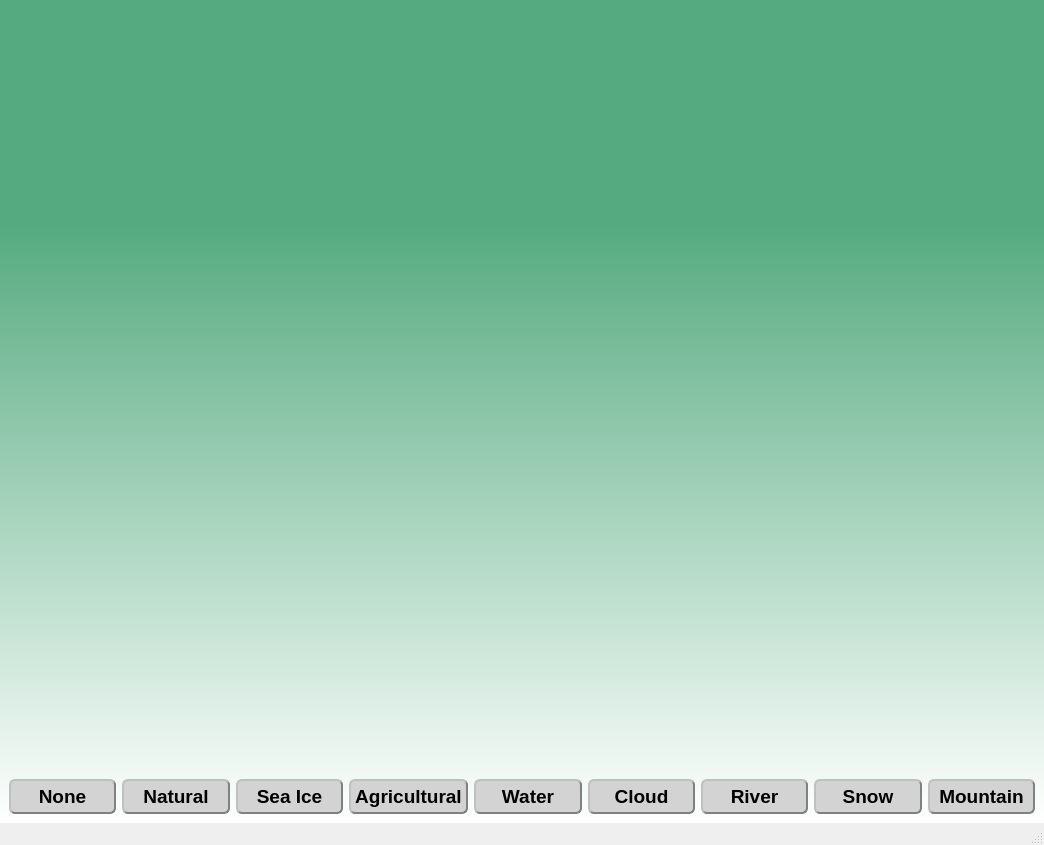
<?xml version="1.0" encoding="UTF-8"?>
<ui version="4.0">
 <class>MainWindow</class>
 <widget class="QMainWindow" name="MainWindow">
  <property name="geometry">
   <rect>
    <x>0</x>
    <y>0</y>
    <width>1044</width>
    <height>845</height>
   </rect>
  </property>
  <property name="palette">
   <palette>
    <active>
     <colorrole role="Text">
      <brush brushstyle="SolidPattern">
       <color alpha="255">
        <red>0</red>
        <green>0</green>
        <blue>0</blue>
       </color>
      </brush>
     </colorrole>
    </active>
    <inactive>
     <colorrole role="Text">
      <brush brushstyle="SolidPattern">
       <color alpha="255">
        <red>0</red>
        <green>0</green>
        <blue>0</blue>
       </color>
      </brush>
     </colorrole>
    </inactive>
    <disabled>
     <colorrole role="Text">
      <brush brushstyle="SolidPattern">
       <color alpha="255">
        <red>190</red>
        <green>190</green>
        <blue>190</blue>
       </color>
      </brush>
     </colorrole>
    </disabled>
   </palette>
  </property>
  <property name="font">
   <font>
    <pointsize>14</pointsize>
   </font>
  </property>
  <property name="windowTitle">
   <string>Human Classifier</string>
  </property>
  <property name="styleSheet">
   <string notr="true">QWidget#centralwidget {
	background-color: qlineargradient(spread:pad, x1:0, y1:0, x2:0, y2:1, stop:0.269663 rgba(85, 170, 127, 255), stop:1 rgba(255, 255, 255, 255))
}

QLabel#label {
	min-height: 5em
}

QLabel#label_2, QLabel#rounds {
	min-height: 5em;
	margin: 5% 10%;
}

QLabel#p1label {
	min-height: 4em;
	border-style: solid;
	border-width: 2px;
	border-radius: 6px;
	border-color: blue
}

QLabel#p1Points {
	min-height: 9em;
	background-color: lightblue;
	border-style: solid;
	border-width: 2px;
	border-radius: 6px;
	border-color: blue
}

QLabel#p2label {
	border-style: solid;
	border-width: 2px;
	border-radius: 6px;
	border-color: red
}

QLabel#p2Points {
	background-color: rgb(255, 125, 145);
	border-style: solid;
	border-width: 2px;
	border-radius: 6px;
	border-color: red
}

QPushButton {
	background-color: lightgrey;
	border-style: outset;
	border-width: 2px;
	border-radius: 6px;
	border-color: grey;
  	min-height: 20px;
	padding: 4px;
}

QPushButton#pb_close{
	margin: 7% 40%
}

QPushButton#pb_reset{
	margin: 7% 40%
}

QPushButton:hover{
	background-color: qlineargradient(spread:pad, x1:0.006, y1:0.915182, x2:0, y2:0, stop:0.0798991 rgba(195,195,195,255), stop:0.330322 rgba(203,203,203,255), stop:1 rgba (255,255,255,255));
	border-color: rgb(45, 45, 45);
	border-style: inset;
}

QComboBox {
    border: 1px solid gray;
    border-radius: 6px;
    padding: 1px 18px 1px 3px;
	min-height: 2em;
    min-width: 6em;
}

QComboBox:editable {
    background: white;
}

QComboBox:!editable, QComboBox::drop-down:editable {
     background: qlineargradient(x1: 0, y1: 0, x2: 0, y2: 1,
                                 stop: 0 #E1E1E1, stop: 0.4 #DDDDDD,
                                 stop: 0.5 #D8D8D8, stop: 1.0 #D3D3D3);
}

/* QComboBox gets the &quot;on&quot; state when the popup is open */
QComboBox:!editable:on, QComboBox::drop-down:editable:on {
    background: qlineargradient(x1: 0, y1: 0, x2: 0, y2: 1,
                                stop: 0 #D3D3D3, stop: 0.4 #D8D8D8,
                                stop: 0.5 #DDDDDD, stop: 1.0 #E1E1E1);
}

QComboBox:on { /* shift the text when the popup opens */
    padding-top: 3px;
    padding-left: 4px;
}

QComboBox::drop-down {
    subcontrol-origin: padding;
    subcontrol-position: top right;
    width: 15px;

    border-left-width: 1px;
    border-left-color: darkgray;
    border-left-style: solid; /* just a single line */
    border-top-right-radius: 3px; /* same radius as the QComboBox */
    border-bottom-right-radius: 3px;
}

QComboBox::down-arrow {
    image: url(d:/Schule/5BHIT/SEW/RockPaperScissors/icons/arrow.png);
}

QComboBox::down-arrow:on { /* shift the arrow when popup is open */
    top: 1px;
    left: 1px;
}</string>
  </property>
  <widget class="QWidget" name="centralwidget">
   <property name="palette">
    <palette>
     <active/>
     <inactive/>
     <disabled/>
    </palette>
   </property>
   <property name="autoFillBackground">
    <bool>false</bool>
   </property>
   <layout class="QVBoxLayout" name="verticalLayout">
    <item>
     <layout class="QHBoxLayout" name="horizontalLayout_3">
      <item>
       <widget class="QLabel" name="p1Choice">
        <property name="styleSheet">
         <string notr="true">text-align: center</string>
        </property>
        <property name="text">
         <string>&lt;html&gt;&lt;head/&gt;&lt;body&gt;&lt;p align=&quot;center&quot;&gt;&lt;br/&gt;&lt;/p&gt;&lt;/body&gt;&lt;/html&gt;</string>
        </property>
        <property name="alignment">
         <set>Qt::AlignCenter</set>
        </property>
       </widget>
      </item>
     </layout>
    </item>
    <item>
     <layout class="QHBoxLayout" name="horizontalLayout_2">
      <item>
       <widget class="QPushButton" name="pb_none">
        <property name="font">
         <font>
          <pointsize>14</pointsize>
          <bold>true</bold>
         </font>
        </property>
        <property name="text">
         <string>None</string>
        </property>
       </widget>
      </item>
      <item>
       <widget class="QPushButton" name="pb_natural">
        <property name="font">
         <font>
          <pointsize>14</pointsize>
          <bold>true</bold>
         </font>
        </property>
        <property name="text">
         <string>Natural</string>
        </property>
       </widget>
      </item>
      <item>
       <widget class="QPushButton" name="pb_sea_ice">
        <property name="font">
         <font>
          <pointsize>14</pointsize>
          <bold>true</bold>
         </font>
        </property>
        <property name="text">
         <string>Sea Ice</string>
        </property>
       </widget>
      </item>
      <item>
       <widget class="QPushButton" name="pb_agricultural">
        <property name="font">
         <font>
          <pointsize>14</pointsize>
          <bold>true</bold>
         </font>
        </property>
        <property name="text">
         <string>Agricultural</string>
        </property>
       </widget>
      </item>
      <item>
       <widget class="QPushButton" name="pb_water">
        <property name="font">
         <font>
          <pointsize>14</pointsize>
          <bold>true</bold>
         </font>
        </property>
        <property name="text">
         <string>Water</string>
        </property>
       </widget>
      </item>
      <item>
       <widget class="QPushButton" name="pb_cloud">
        <property name="font">
         <font>
          <pointsize>14</pointsize>
          <bold>true</bold>
         </font>
        </property>
        <property name="text">
         <string>Cloud</string>
        </property>
       </widget>
      </item>
      <item>
       <widget class="QPushButton" name="pb_river">
        <property name="font">
         <font>
          <pointsize>14</pointsize>
          <bold>true</bold>
         </font>
        </property>
        <property name="text">
         <string>River</string>
        </property>
       </widget>
      </item>
      <item>
       <widget class="QPushButton" name="pb_snow">
        <property name="font">
         <font>
          <pointsize>14</pointsize>
          <bold>true</bold>
         </font>
        </property>
        <property name="text">
         <string>Snow</string>
        </property>
       </widget>
      </item>
      <item>
       <widget class="QPushButton" name="pb_mountain">
        <property name="font">
         <font>
          <pointsize>14</pointsize>
          <bold>true</bold>
         </font>
        </property>
        <property name="text">
         <string>Mountain</string>
        </property>
       </widget>
      </item>
     </layout>
    </item>
   </layout>
  </widget>
  <widget class="QStatusBar" name="statusbar"/>
 </widget>
 <resources/>
 <connections>
  <connection>
   <sender>pb_mountain</sender>
   <signal>clicked()</signal>
   <receiver>MainWindow</receiver>
   <slot>close()</slot>
   <hints>
    <hint type="sourcelabel">
     <x>596</x>
     <y>509</y>
    </hint>
    <hint type="destinationlabel">
     <x>399</x>
     <y>299</y>
    </hint>
   </hints>
  </connection>
 </connections>
</ui>
